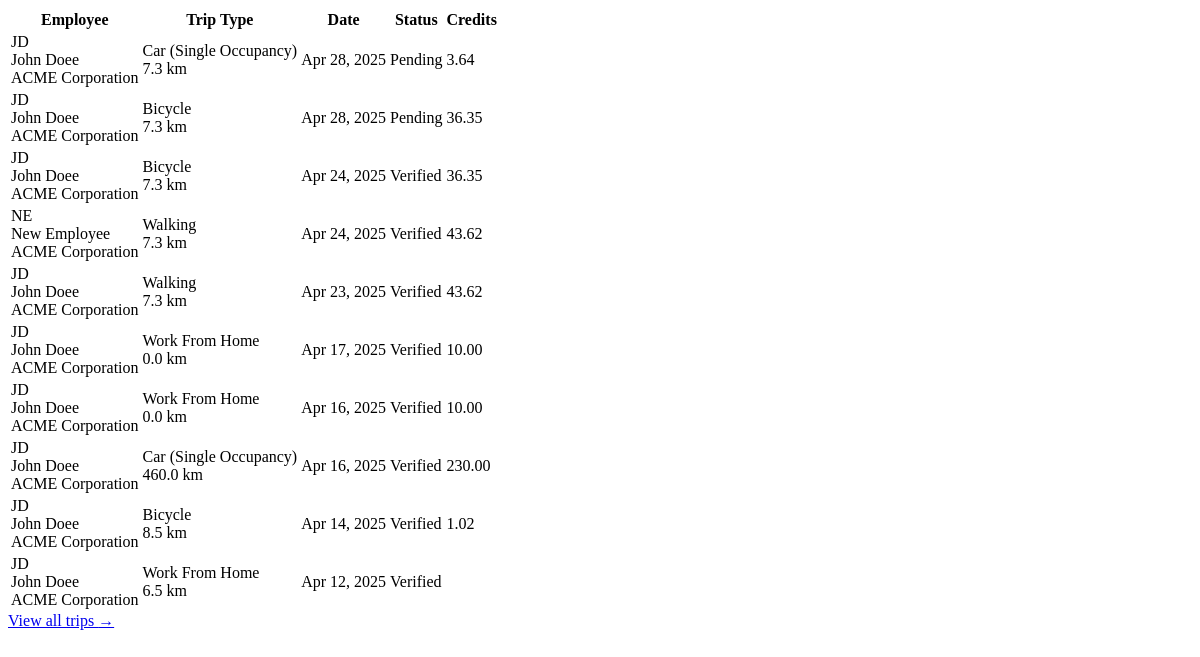
Page /systemadmin/recent-trips/ (signed in) on the earlier database version.
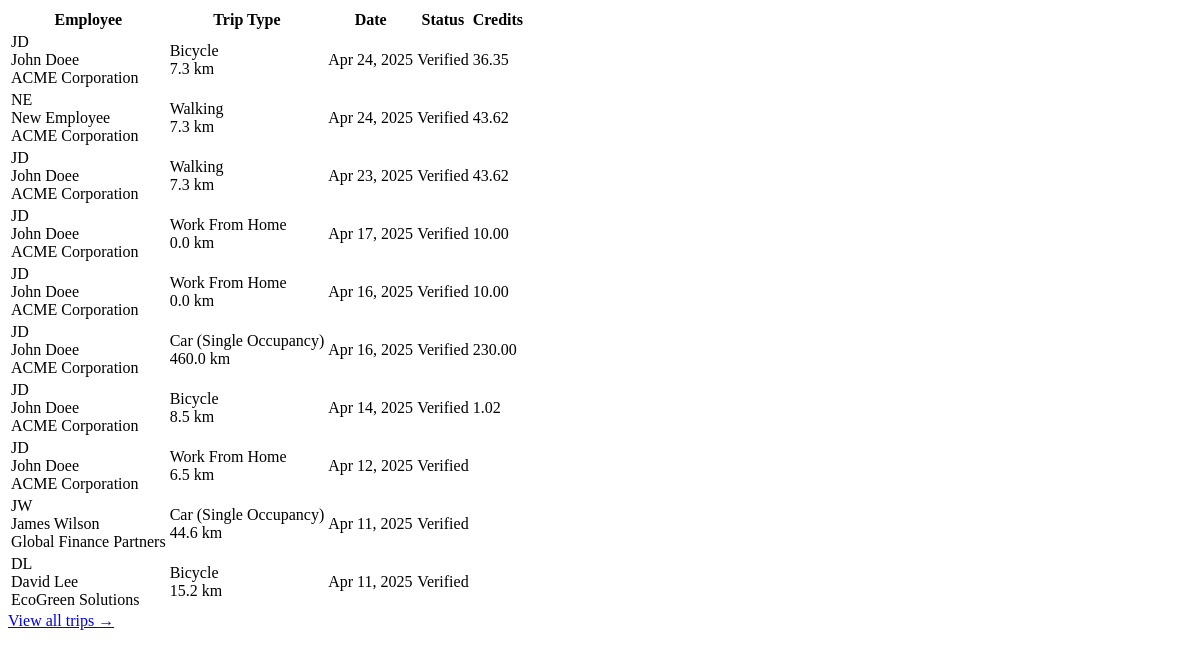
Same page on the later database version.
### trips/models.py (models this page shows, shortened)
class Trip(models.Model):
    TRANSPORT_MODES = (
        ('car', 'Car (Single Occupancy)'),
        ('carpool', 'Carpool'),
        ('public_transport', 'Public Transport'),
        ('bicycle', 'Bicycle'),
        ('walking', 'Walking'),
        ('work_from_home', 'Work From Home'),
    )
    VERIFICATION_STATUS = (
        ('pending', 'Pending'),
        ('verified', 'Verified'),
        ('rejected', 'Rejected'),
        ('flagged', 'Flagged for Review'),
    )
    employee = models.ForeignKey(
        EmployeeProfile,
        on_delete=models.CASCADE,
        related_name='trips'
    )
    start_location = models.ForeignKey(
        Location,
        on_delete=models.SET_NULL,
        related_name='trip_starts',
        null=True
    )
    end_location = models.ForeignKey(
        Location,
        on_delete=models.SET_NULL,
        related_name='trip_ends',
        null=True
    )
    start_time = models.DateTimeField()
    end_time = models.DateTimeField(null=True, blank=True)
    transport_mode = models.CharField(
        max_length=20,
        choices=TRANSPORT_MODES
    )
    distance_km = models.DecimalField(
        max_digits=8,
        decimal_places=2,
        null=True,
        blank=True
    )
    carbon_savings = models.DecimalField(
        max_digits=8,
        decimal_places=2,
        null=True,
        blank=True
    )
    credits_earned = models.DecimalField(
        max_digits=8,
        decimal_places=2,
        null=True,
        blank=True
    )
    proof_image = models.ImageField(
        upload_to='trip_proofs/',
        null=True,
        blank=True
    )
    verification_status = models.CharField(
        max_length=10,
        choices=VERIFICATION_STATUS,
        default='pending'
    )
    verified_by = models.ForeignKey(
        CustomUser,
        on_delete=models.SET_NULL,
        related_name='verified_trips',
        null=True,
        blank=True
    )
    duration_minutes = models.PositiveIntegerField(
        null=True,
        blank=True,
        help_text="Estimated travel time in minutes based on transport mode and distance"
    )
    created_at = models.DateTimeField(default=timezone.now)

### users/models.py (models this page shows, shortened)
class EmployeeProfile(models.Model):
    user = models.OneToOneField(
        CustomUser,
        on_delete=models.CASCADE,
        related_name='employee_profile'
    )
    employer = models.ForeignKey(
        EmployerProfile,
        on_delete=models.CASCADE,
        related_name='employees'
    )
    employee_id = models.CharField(max_length=50, blank=True, null=True)
    approved = models.BooleanField(default=False)
    created_at = models.DateTimeField(default=timezone.now)
    wallet_balance = models.DecimalField(max_digits=10, decimal_places=2, default=0)
    department = models.CharField(max_length=100, blank=True)

class CustomUser(AbstractUser):
    is_employee = models.BooleanField(default=False)
    is_employer = models.BooleanField(default=False)
    is_bank_admin = models.BooleanField(default=False)
    is_super_admin = models.BooleanField(default=False)
    email = models.EmailField(_('email address'), unique=True)
    date_joined = models.DateTimeField(default=timezone.now)
    approved = models.BooleanField(default=False)
    USERNAME_FIELD = 'email'
    REQUIRED_FIELDS = ['username', 'first_name', 'last_name']
    class Meta:
        verbose_name = _('user')
        verbose_name_plural = _('users')

class EmployerProfile(models.Model):
    user = models.OneToOneField(
        CustomUser,
        on_delete=models.CASCADE,
        related_name='employer_profile'
    )
    company_name = models.CharField(max_length=100)
    registration_number = models.CharField(max_length=50, unique=True)
    industry = models.CharField(max_length=100)
    approved = models.BooleanField(default=False)
    created_at = models.DateTimeField(default=timezone.now)
    initial_credits_allocated = models.BooleanField(default=False)
    wallet_balance = models.DecimalField(max_digits=10, decimal_places=2, default=0)

### core/views/admin_views.py (the view)
# urls.py: path('recent-trips/', admin_views.dashboard_recent_trips, name='admin_dashboard_recent_trips'),
@login_required
@user_passes_test(is_super_admin)
def dashboard_recent_trips(request):
    trips = Trip.objects.select_related(
        'employee', 'employee__user', 'start_location', 'end_location'
    ).order_by('-start_time')[:10]
    transport_modes = Trip.TRANSPORT_MODES
    context = {
        'trips': trips,
        'transport_modes': transport_modes,
    }
    return render(request, 'admin/partials/recent_trips.html', context)

### core/views/admin_views.py (called while the page is built)
def is_super_admin(user):
    return user.is_authenticated and user.is_super_admin

### templates/admin/partials/recent_trips.html
<div class="overflow-x-auto">
    <table class="min-w-full divide-y divide-gray-200">
        <thead class="bg-gray-50">
            <tr>
                <th scope="col" class="px-6 py-3 text-left text-xs font-medium text-gray-500 uppercase tracking-wider">Employee</th>
                <th scope="col" class="px-6 py-3 text-left text-xs font-medium text-gray-500 uppercase tracking-wider">Trip Type</th>
                <th scope="col" class="px-6 py-3 text-left text-xs font-medium text-gray-500 uppercase tracking-wider">Date</th>
                <th scope="col" class="px-6 py-3 text-left text-xs font-medium text-gray-500 uppercase tracking-wider">Status</th>
                <th scope="col" class="px-6 py-3 text-left text-xs font-medium text-gray-500 uppercase tracking-wider">Credits</th>
            </tr>
        </thead>
        <tbody class="bg-white divide-y divide-gray-200">
            {% for trip in trips %}
            <tr>
                <td class="px-6 py-4 whitespace-nowrap">
                    <div class="flex items-center">
                        <div class="h-8 w-8 rounded-full bg-gray-100 flex items-center justify-center text-gray-600 font-medium">
                            {{ trip.employee.user.first_name|slice:":1" }}{{ trip.employee.user.last_name|slice:":1" }}
                        </div>
                        <div class="ml-4">
                            <div class="text-sm font-medium text-gray-900">{{ trip.employee.user.get_full_name }}</div>
                            <div class="text-sm text-gray-500">{{ trip.employee.employer.company_name }}</div>
                        </div>
                    </div>
                </td>
                <td class="px-6 py-4 whitespace-nowrap">
                    <div class="text-sm text-gray-900">{{ trip.get_transport_mode_display }}</div>
                    <div class="text-sm text-gray-500">{{ trip.distance_km|floatformat:1 }} km</div>
                </td>
                <td class="px-6 py-4 whitespace-nowrap text-sm text-gray-500">
                    {{ trip.start_time|date:"M d, Y" }}
                </td>
                <td class="px-6 py-4 whitespace-nowrap">
                    {% if trip.verification_status == 'verified' %}
                    <span class="px-2 py-1 inline-flex text-xs leading-5 font-semibold rounded-full bg-green-100 text-green-800">
                        Verified
                    </span>
                    {% else %}
                    <span class="px-2 py-1 inline-flex text-xs leading-5 font-semibold rounded-full bg-yellow-100 text-yellow-800">
                        {{ trip.verification_status|title }}
                    </span>
                    {% endif %}
                </td>
                <td class="px-6 py-4 whitespace-nowrap text-sm text-gray-900">
                    {{ trip.credits_earned|floatformat:2 }}
                </td>
            </tr>
            {% empty %}
            <tr>
                <td colspan="5" class="px-6 py-4 whitespace-nowrap text-sm text-gray-500 text-center">
                    No recent trips found
                </td>
            </tr>
            {% endfor %}
        </tbody>
    </table>
</div>
{% if trips %}
<div class="px-6 py-4 bg-gray-50 border-t border-gray-200">
    <a href="#" class="text-sm font-medium text-green-600 hover:text-green-500">
        View all trips <span aria-hidden="true">&rarr;</span>
    </a>
</div>
{% endif %}

Differences in the rows shown:
removed Trip: employee.user.first_name "J", employee.user.last_name "D", employee.user.get_full_name "John Doee", employee.employer.company_name "ACME Corporation", transport_mode "Car (Single Occupancy)", distance_km "7.3", start_time "Apr 28, 2025", verification_status "Pending", credits_earned "3.64"
removed Trip: employee.user.first_name "J", employee.user.last_name "D", employee.user.get_full_name "John Doee", employee.employer.company_name "ACME Corporation", transport_mode "Bicycle", distance_km "7.3", start_time "Apr 28, 2025", verification_status "Pending", credits_earned "36.35"
now on this page (row unchanged): Trip: employee.user.first_name "J", employee.user.last_name "W", employee.user.get_full_name "James Wilson", employee.employer.company_name "Global Finance Partners", transport_mode "Car (Single Occupancy)", distance_km "44.6", start_time "Apr 11, 2025", verification_status "Verified"
now on this page (row unchanged): Trip: employee.user.first_name "D", employee.user.last_name "L", employee.user.get_full_name "David Lee", employee.employer.company_name "EcoGreen Solutions", transport_mode "Bicycle", distance_km "15.2", start_time "Apr 11, 2025", verification_status "Verified"
